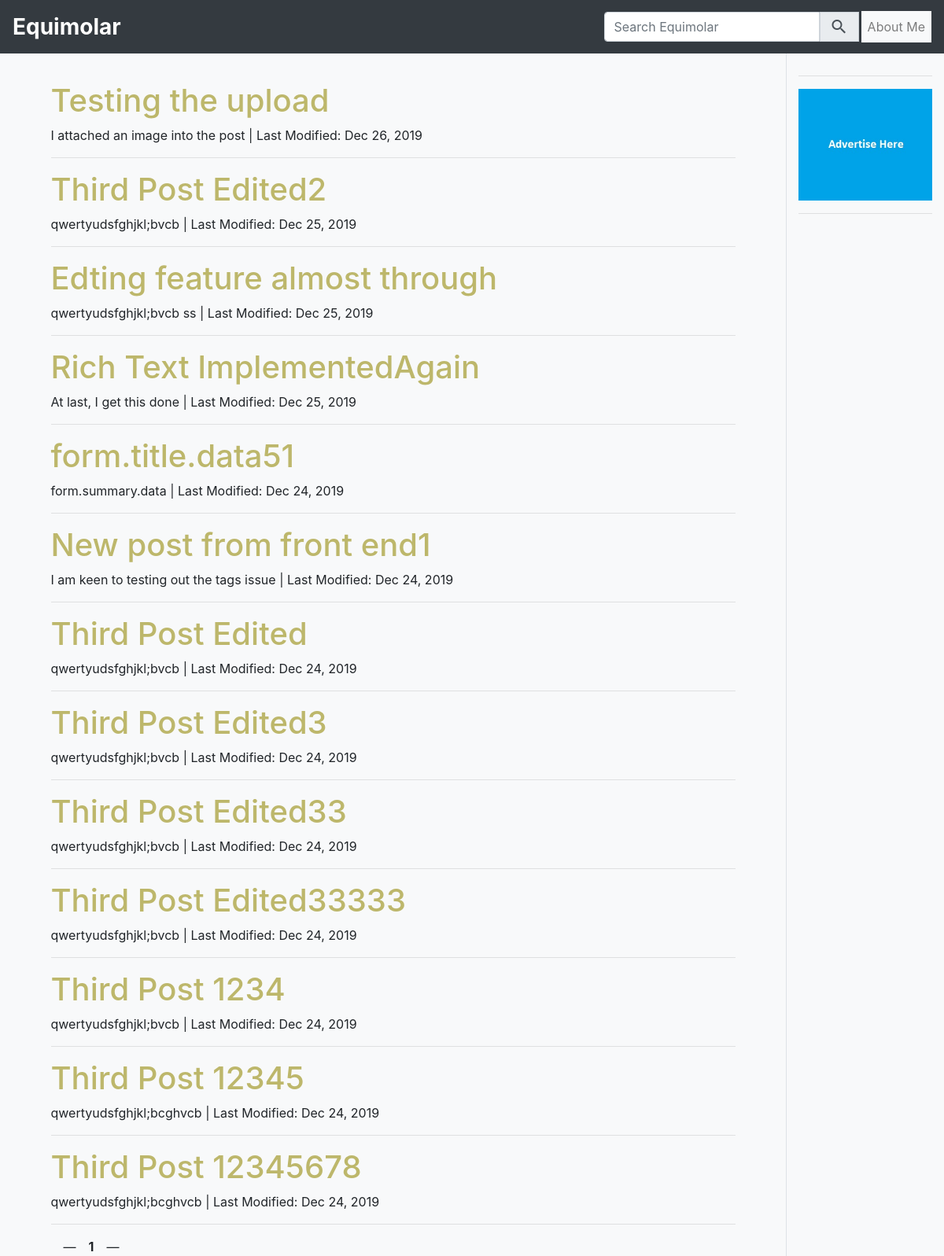
The page / on the database its author committed.
### equimolar_blog/models.py (models this page shows, shortened)
class Article(db.Model):
    __tablename__ = 'articles'
    __table_args__ = {'extend_existing': True}
    __searchable__ = ['title', 'summary', 'content']
    __analyzer__ = StemmingAnalyzer()
    id = db.Column(db.Integer, primary_key=True)
    title = db.Column(db.String(100), nullable=False)
    slug = db.Column(db.String(150))
    summary = db.Column(db.String(300))
    content = db.Column(db.Text, nullable=False)
    last_mod_date = db.Column(db.DateTime, default=datetime.date(datetime.utcnow()))
    draft = db.Column(db.Boolean, default=0)
    tags = db.relationship('Tag', secondary=articles_tags,
                           backref=db.backref('articles', lazy='dynamic'))
    authour = db.relationship('User', backref='articles', lazy='dynamic')
    @classmethod
    def public(cls):
        return(Article.query.filter(Article.draft==0))

### equimolar_blog/views.py (the view)
@app.route('/')
def index():
    pub_article = Article.public()
    pagination = pub_article.order_by(Article.last_mod_date.desc()).paginate(1)
    return render_template('equimolar/index.html',
                           pagination=pagination)

### equimolar_blog/utilities.py (called while the page is built)
def blog_date(dateobj):
    return dateobj.strftime('%b %d, %Y')

### equimolar_blog/templates/equimolar/index.html (shortened to what this page needs)
{% extends 'equimolar/base.html' %}
{% block main %}
    {%- for entry in pagination.items %}
        {% if drafts %}
            <h1>
                <a href='/draft?slug={{ entry.slug }}'>{{ entry.title }}</a>
            </h1>
        {% else %}
            <h1><a href='/{{ entry.slug }}'>{{ entry.title }}</a></h1>
        {% endif %}
        {% if entry.summary %}
            <p>{{ entry.summary }}
                | Last Modified: {{ blog_date(entry.last_mod_date) }}
            </p>
        {% endif %}
        <hr>
    {%- endfor %}
    {% include 'equimolar/_pagination.html' %}
{% endblock %}

### equimolar_blog/static/Custom-CSS/equimolar_blog.css (style rules this page uses)
a { color:darkkhaki; text-decoration: green; }

### rows shown on the page
Article: title "Testing the upload", summary "I attached an image into the post", last_mod_date "Dec 26, 2019"
Article: title "Third Post Edited2", summary "qwertyudsfghjkl;bvcb", last_mod_date "Dec 25, 2019"
Article: title "Edting feature almost through", summary "qwertyudsfghjkl;bvcb ss", last_mod_date "Dec 25, 2019"
Article: title "Rich Text ImplementedAgain", summary "At last, I get this done", last_mod_date "Dec 25, 2019"
Article: title "form.title.data51", summary "form.summary.data", last_mod_date "Dec 24, 2019"
Article: title "New post from front end1", summary "I am keen to testing out the tags issue", last_mod_date "Dec 24, 2019"
Article: title "Third Post Edited", summary "qwertyudsfghjkl;bvcb", last_mod_date "Dec 24, 2019"
Article: title "Third Post Edited3", summary "qwertyudsfghjkl;bvcb", last_mod_date "Dec 24, 2019"
Article: title "Third Post Edited33", summary "qwertyudsfghjkl;bvcb", last_mod_date "Dec 24, 2019"
Article: title "Third Post Edited33333", summary "qwertyudsfghjkl;bvcb", last_mod_date "Dec 24, 2019"
Article: title "Third Post 1234", summary "qwertyudsfghjkl;bvcb", last_mod_date "Dec 24, 2019"
Article: title "Third Post 12345", summary "qwertyudsfghjkl;bcghvcb", last_mod_date "Dec 24, 2019"
Article: title "Third Post 12345678", summary "qwertyudsfghjkl;bcghvcb", last_mod_date "Dec 24, 2019"

### other values the page prints
{{ config.SITE_NAME }} "Equimolar"
{{ pagination.page }} "1"
